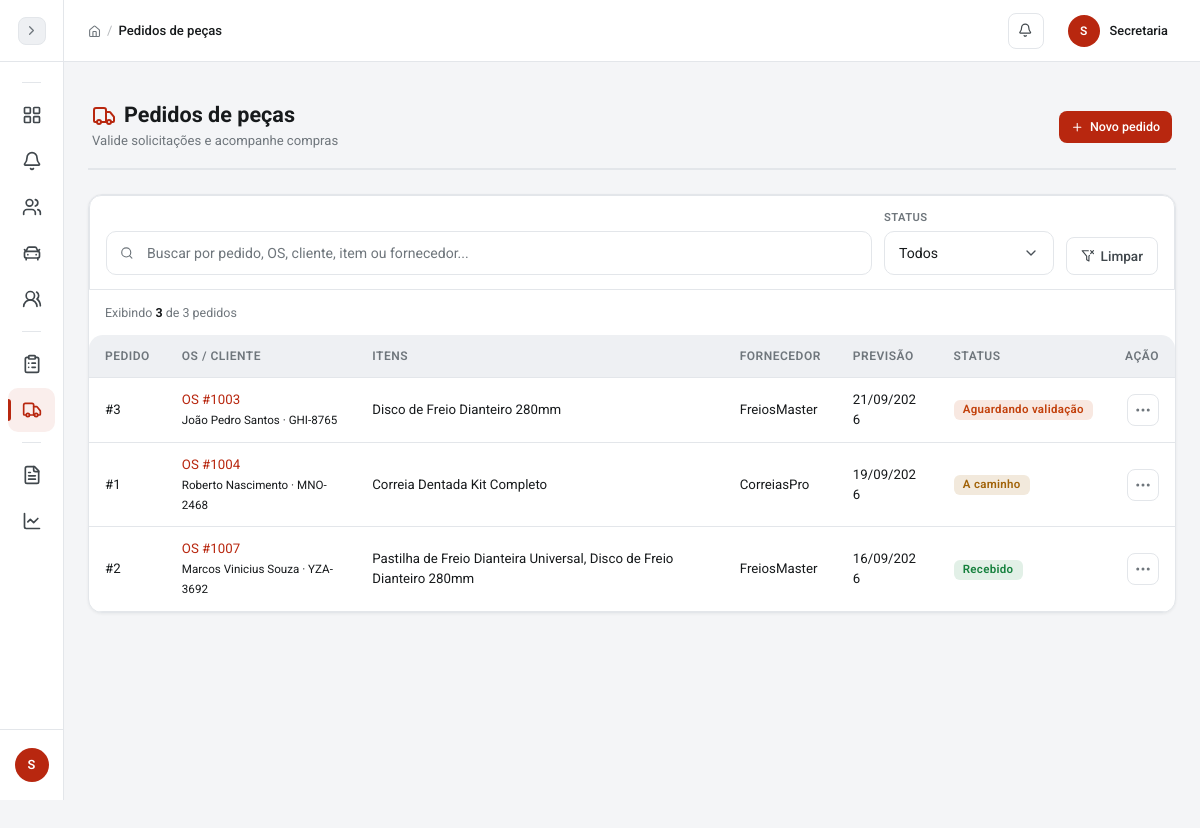
Screenshot of /pages/pedidos_pecas/listar.php (signed in) with the database file from the repository.
### tables this page shows
CREATE TABLE pedidos_pecas (
  id INT AUTO_INCREMENT PRIMARY KEY,
  os_id INT NOT NULL,
  fornecedor VARCHAR(120),
  status ENUM('solicitado','validado','pedido','a_caminho','recebido','cancelado') DEFAULT 'solicitado',
  previsao_entrega DATE NULL,
  observacoes TEXT,
  criado_por INT NOT NULL,
  recebido_por INT NULL,
  criado_em TIMESTAMP DEFAULT CURRENT_TIMESTAMP,
  recebido_em DATETIME NULL,
  FOREIGN KEY (os_id) REFERENCES ordens_servico(id),
  FOREIGN KEY (criado_por) REFERENCES usuarios(id),
  FOREIGN KEY (recebido_por) REFERENCES usuarios(id) ON DELETE SET NULL
);

CREATE TABLE ordens_servico (
  id INT AUTO_INCREMENT PRIMARY KEY,
  numero INT NOT NULL UNIQUE,
  cliente_id INT NOT NULL,
  veiculo_id INT NULL,
  status ENUM('recebida','triagem','aguardando_diagnostico','aguardando_orcamento','aguardando_aprovacao','aguardando_peca','pronta_para_execucao','em_execucao','aguardando_retorno','pronta_para_entrega','entregue','cancelada') NOT NULL DEFAULT 'recebida',
  prioridade ENUM('baixa','normal','alta','urgente') NOT NULL DEFAULT 'normal',
  queixa_inicial TEXT NOT NULL,
  diagnostico TEXT,
  observacoes_internas TEXT,
  responsavel_chefe_id INT NULL,
  criado_por INT NOT NULL,
  data_entrada DATETIME NOT NULL DEFAULT CURRENT_TIMESTAMP,
  data_conclusao DATETIME NULL,
  data_atualizacao TIMESTAMP NOT NULL DEFAULT CURRENT_TIMESTAMP ON UPDATE CURRENT_TIMESTAMP,
  FOREIGN KEY (cliente_id) REFERENCES clientes(id),
  FOREIGN KEY (veiculo_id) REFERENCES veiculos(id) ON DELETE SET NULL,
  FOREIGN KEY (responsavel_chefe_id) REFERENCES usuarios(id) ON DELETE SET NULL,
  FOREIGN KEY (criado_por) REFERENCES usuarios(id)
);

CREATE TABLE clientes (
  id INT AUTO_INCREMENT PRIMARY KEY,
  nome VARCHAR(120) NOT NULL,
  cpf VARCHAR(14) UNIQUE,
  telefone VARCHAR(20),
  email VARCHAR(120),
  endereco VARCHAR(255),
  cidade VARCHAR(80),
  observacoes TEXT,
  data_cadastro TIMESTAMP DEFAULT CURRENT_TIMESTAMP,
  data_atualizacao TIMESTAMP DEFAULT CURRENT_TIMESTAMP ON UPDATE CURRENT_TIMESTAMP
);

CREATE TABLE veiculos (
  id INT AUTO_INCREMENT PRIMARY KEY,
  cliente_id INT NOT NULL,
  placa VARCHAR(10) UNIQUE,
  marca VARCHAR(50),
  modelo VARCHAR(60),
  ano YEAR,
  cor VARCHAR(30),
  km_atual INT DEFAULT 0,
  chassi VARCHAR(30),
  marca_id INT NULL,
  modelo_base_id INT NULL,
  modelo_id INT NULL,
  fipe_versao VARCHAR(150) NULL,
  valor_fipe DECIMAL(10,2) NULL,
  fipe_mes_referencia VARCHAR(20) NULL,
  FOREIGN KEY (cliente_id) REFERENCES clientes(id) ON DELETE CASCADE,
  FOREIGN KEY (marca_id) REFERENCES fipe_marcas(id) ON DELETE SET NULL,
  FOREIGN KEY (modelo_base_id) REFERENCES fipe_modelos_base(id) ON DELETE SET NULL,
  FOREIGN KEY (modelo_id) REFERENCES fipe_modelos(id) ON DELETE SET NULL
);

### includes/sessao.php (called while the page is built, shortened)
<?php
function tem_papel($papeis) {
    return isset($_SESSION['usuario_tipo']) && in_array($_SESSION['usuario_tipo'], (array) $papeis, true);
}
?>

### config/conexao.php (called while the page is built, shortened)
<?php
function esc($dado) {
    return htmlspecialchars((string) $dado, ENT_QUOTES, 'UTF-8');
}
?>

### pages/pedidos_pecas/listar.php (the view, shortened to what this page needs)
<?php
require_once __DIR__ . '/../../includes/sessao.php';
require_once __DIR__ . '/../../config/conexao.php';
$status_nomes = ['solicitado' => 'Aguardando validação', 'validado' => 'Validado', 'pedido' => 'Pedido realizado', 'a_caminho' => 'A caminho', 'recebido' => 'Recebido', 'cancelado' => 'Cancelado'];
$filtro_papel = $_SESSION['usuario_tipo'] === 'mecanico' ? ' JOIN os_responsaveis r ON r.os_id = os.id AND r.usuario_id = ' . (int) $_SESSION['usuario_id'] . ' AND r.concluido_em IS NULL ' : '';
$stmt = $conn->query("SELECT p.id, p.os_id, p.status, p.fornecedor, p.previsao_entrega, p.criado_em, os.numero, c.nome AS cliente, v.modelo, v.placa, GROUP_CONCAT(pi.descricao SEPARATOR ', ') AS itens FROM pedidos_pecas p JOIN ordens_servico os ON os.id = p.os_id $filtro_papel JOIN clientes c ON c.id = os.cliente_id LEFT JOIN veiculos v ON v.id = os.veiculo_id LEFT JOIN pedido_pecas_itens pi ON pi.pedido_id = p.id WHERE " . ($_SESSION['usuario_tipo'] === 'mecanico' ? "p.criado_por = " . (int) $_SESSION['usuario_id'] . " OR p.status IN ('validado','pedido','a_caminho','recebido')" : '1=1') . " GROUP BY p.id ORDER BY p.criado_em DESC");
$pedidos = $stmt->fetchAll();
require_once __DIR__ . '/../../includes/header.php';
?>
<div class="page-header"><div><h1><i data-lucide="truck" class="text-primary me-2"></i>Pedidos de peças</h1><span class="page-subtitle"><?php echo $_SESSION['usuario_tipo'] === 'mecanico' ? 'Solicitações das suas ordens de serviço' : 'Valide solicitações e acompanhe compras'; ?></span></div><?php if ($_SESSION['usuario_tipo'] !== 'mecanico'): ?><a href="cadastrar.php" class="btn btn-primary btn-icon"> <i data-lucide="plus"></i>Novo pedido</a><?php endif; ?></div>
<div class="card"><div class="card-body p-0">
<div class="filter-bar mb-0 rounded-bottom-0">
            <div class="filter-search">
                <i data-lucide="search" class="search-icon"></i>
                <input type="text" class="form-control" id="buscarPedido" data-filtro-busca="tabelaPedidos" placeholder="Buscar por pedido, OS, cliente, item ou fornecedor...">
            </div>
            <div class="filter-group">
                <label for="filtroStatusPedido">Status</label>
                <select class="form-select" id="filtroStatusPedido" data-filtro-tabela="tabelaPedidos" data-filtro-coluna="Status">
                    <option value="">Todos</option>
                </select>
            </div>
            <button class="btn btn-outline-secondary btn-reset-filters" type="button" onclick="limparFiltros('tabelaPedidos')">
                <i data-lucide="filter-x"></i> Limpar
            </button>
        </div>
        <div class="px-3 pt-3 filter-results-info">
            <span>Exibindo <strong data-filtro-total="tabelaPedidos"><?php echo count($pedidos); ?></strong> de <?php echo count($pedidos); ?> pedidos</span>
        </div>
<div class="table-responsive"><table class="table table-hover align-middle mb-0 responsive-card" id="tabelaPedidos"><thead><tr><th>Pedido</th><th>OS / Cliente</th><th>Itens</th><th>Fornecedor</th><th>Previsão</th><th>Status</th><th>Ação</th></tr></thead><tbody>
<?php foreach ($pedidos as $pedido): ?><tr><td data-label="Pedido">#<?php echo (int) $pedido['id']; ?></td><td data-label="OS / Cliente"><a href="../ordens_servico/detalhes.php?id=<?php echo (int) $pedido['os_id']; ?>">OS #<?php echo str_pad((int) $pedido['numero'], 4, '0', STR_PAD_LEFT); ?></a><?php if (tem_papel(['admin', 'secretaria', 'mecanico_chefe'])): ?><br><small><?php echo esc($pedido['cliente']); ?> · <?php echo esc($pedido['placa'] ?: $pedido['modelo'] ?: 'Sem veículo'); ?></small><?php endif; ?></td><td data-label="Itens"><?php echo esc($pedido['itens'] ?: '-'); ?></td><td data-label="Fornecedor"><?php echo tem_papel(['admin', 'secretaria', 'mecanico_chefe']) ? esc($pedido['fornecedor'] ?: '-') : 'Restrito'; ?></td><td data-label="Previsão"><?php echo $pedido['previsao_entrega'] ? date('d/m/Y', strtotime($pedido['previsao_entrega'])) : '-'; ?></td><td data-label="Status"><span class="badge badge-status-<?php echo esc($pedido['status']); ?>"><?php echo esc($status_nomes[$pedido['status']] ?? $pedido['status']); ?></span></td><td data-label="Ação" class="actions-cell"><div class="dropdown table-dropdown"><button class="table-dropdown-btn" type="button" data-bs-toggle="dropdown" aria-expanded="false" aria-label="Ações do pedido"><i data-lucide="more-horizontal"></i></button><div class="dropdown-menu dropdown-menu-end table-dropdown-menu"><h6 class="dropdown-header">Ações do pedido</h6><?php if (tem_papel(['admin', 'secretaria', 'mecanico_chefe'])): ?><a class="dropdown-item" href="editar.php?id=<?php echo (int) $pedido['id']; ?>"><i data-lucide="pencil"></i> Atualizar pedido</a><?php else: ?><span class="dropdown-item-text text-muted"><i data-lucide="eye"></i> Acompanhar</span><?php endif; ?></div></div></td></tr><?php endforeach; ?>
</tbody></table></div></div></div>
<?php require_once __DIR__ . '/../../includes/footer.php'; ?>

### includes/header.php (style rules this page uses)
html.js body { opacity:0;transition:opacity .25s ease }

### rows the page displays
pedidos_pecas: id "3", os.numero "1003", clientes.nome "João Pedro Santos", veiculos.placa "GHI-8765", itens "Disco de Freio Dianteiro 280mm", fornecedor "FreiosMaster", previsao_entrega "21/09/2026", status "Aguardando validação"
pedidos_pecas: id "1", os.numero "1004", clientes.nome "Roberto Nascimento", veiculos.placa "MNO-2468", itens "Correia Dentada Kit Completo", fornecedor "CorreiasPro", previsao_entrega "19/09/2026", status "A caminho"
pedidos_pecas: id "2", os.numero "1007", clientes.nome "Marcos Vinicius Souza", veiculos.placa "YZA-3692", itens "Pastilha de Freio Dianteira Universal, Disco de Freio Dianteiro 280mm", fornecedor "FreiosMaster", previsao_entrega "16/09/2026", status "Recebido"

### other values shown
substr($nome_usuario, 0, 1) "S"
$titulo_pagina "Pedidos de peças"
substr($_SESSION['usuario_nome'] ?? 'U', 0, 1) "S"
$_SESSION['usuario_nome'] "Secretaria"
count($pedidos) "3"
